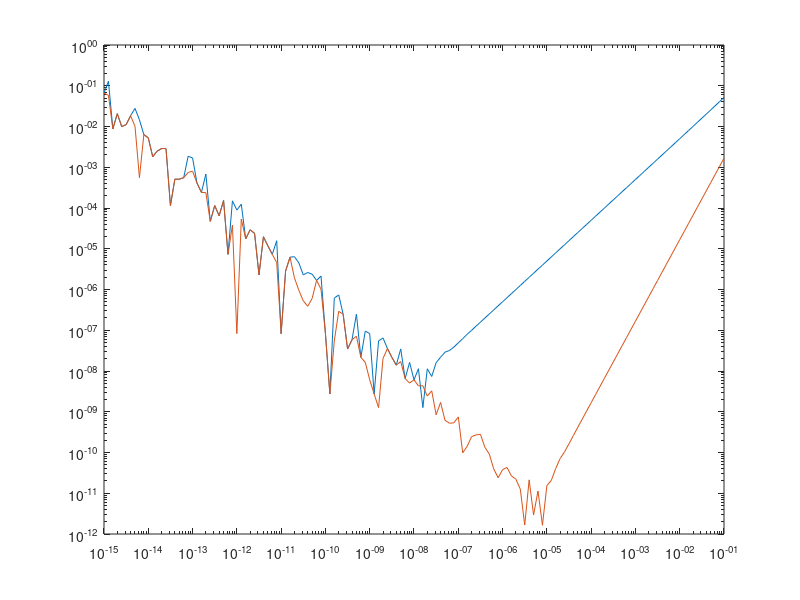

This figure's MATLAB source:
% Probleem 1
n = -1:-0.1:-15
h = 10.^n

y1 = (5*exp(h) - 5)./h
y2 = (5*exp(h) - 5*exp(-h))./(2*h)

rel1 = abs(5-y1)/5
rel2 = abs(5-y2)/5

figure
loglog(h, rel1)
hold on
loglog(h, rel2)
